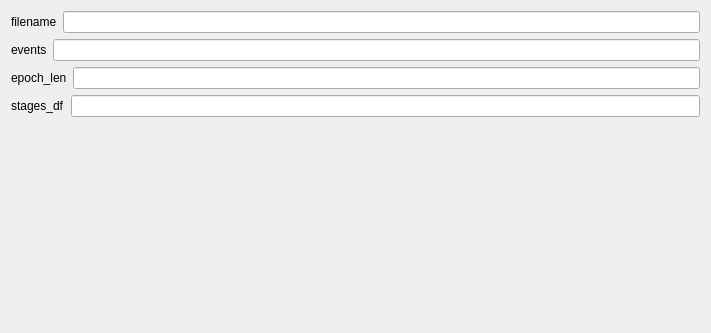
<?xml version="1.0" encoding="UTF-8"?>
<ui version="4.0">
 <class>EdfXmlWriterSettingsView</class>
 <widget class="QWidget" name="EdfXmlWriterSettingsView">
  <property name="geometry">
   <rect>
    <x>0</x>
    <y>0</y>
    <width>711</width>
    <height>333</height>
   </rect>
  </property>
  <property name="windowTitle">
   <string>Form</string>
  </property>
  <layout class="QVBoxLayout" name="verticalLayout">
   <item>
    <layout class="QHBoxLayout" name="filename_horizontalLayout">
     <item>
      <widget class="QLabel" name="filename_label">
       <property name="text">
        <string>filename</string>
       </property>
      </widget>
     </item>
     <item>
      <widget class="QLineEdit" name="filename_lineedit"/>
     </item>
    </layout>
   </item><item>
    <layout class="QHBoxLayout" name="events_horizontalLayout">
     <item>
      <widget class="QLabel" name="events_label">
       <property name="text">
        <string>events</string>
       </property>
      </widget>
     </item>
     <item>
      <widget class="QLineEdit" name="events_lineedit"/>
     </item>
    </layout>
   </item><item>
    <layout class="QHBoxLayout" name="epoch_len_horizontalLayout">
     <item>
      <widget class="QLabel" name="epoch_len_label">
       <property name="text">
        <string>epoch_len</string>
       </property>
      </widget>
     </item>
     <item>
      <widget class="QLineEdit" name="epoch_len_lineedit"/>
     </item>
    </layout>
   </item><item>
    <layout class="QHBoxLayout" name="stages_df_horizontalLayout">
     <item>
      <widget class="QLabel" name="stages_df_label">
       <property name="text">
        <string>stages_df</string>
       </property>
      </widget>
     </item>
     <item>
      <widget class="QLineEdit" name="stages_df_lineedit"/>
     </item>
    </layout>
   </item>
   <item>
    <spacer name="verticalSpacer">
     <property name="orientation">
      <enum>Qt::Vertical</enum>
     </property>
     <property name="sizeHint" stdset="0">
      <size>
       <width>20</width>
       <height>40</height>
      </size>
     </property>
    </spacer>
   </item>
  </layout>
 </widget>
 <resources/>
 <connections/>
 </ui>
